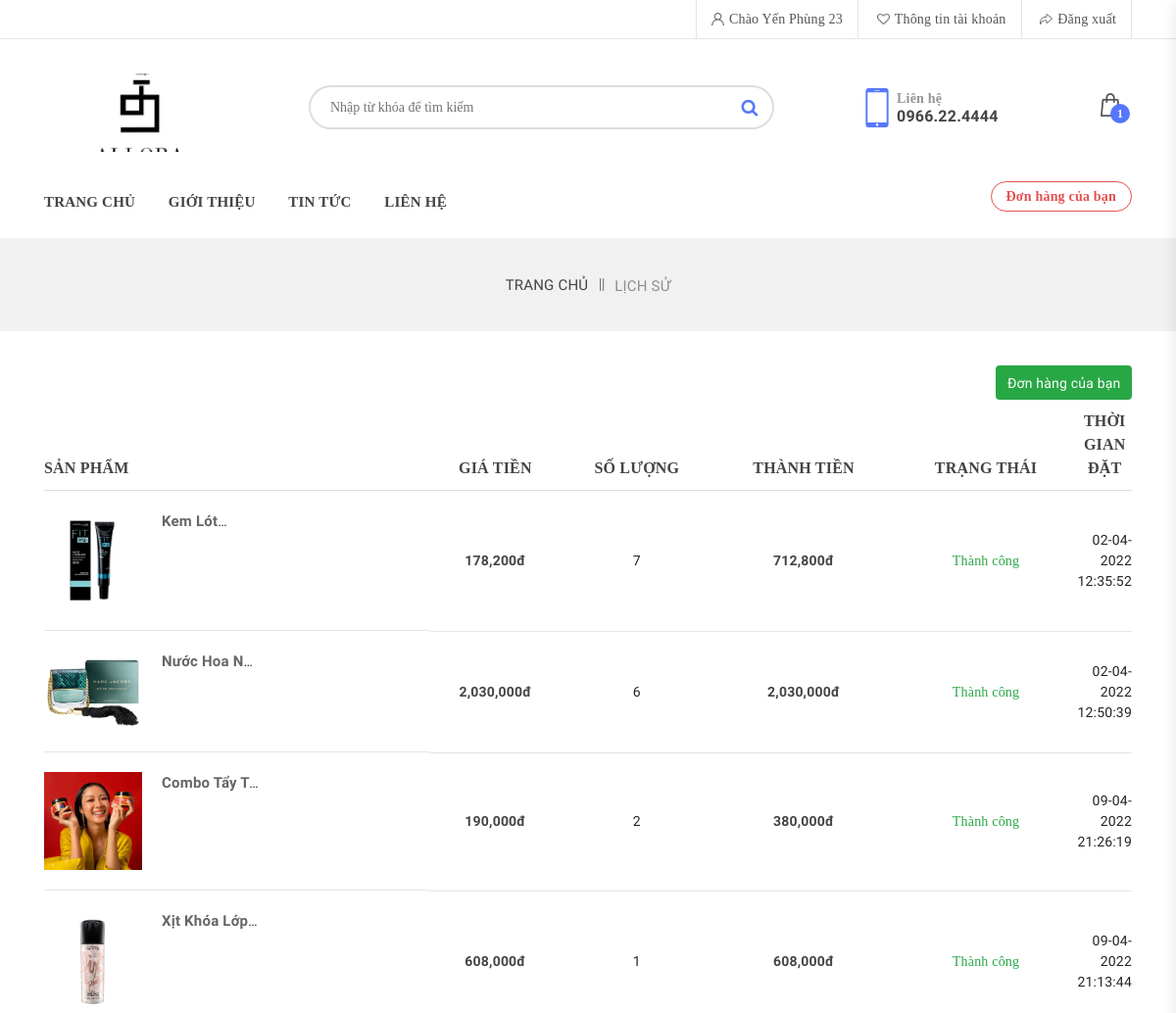
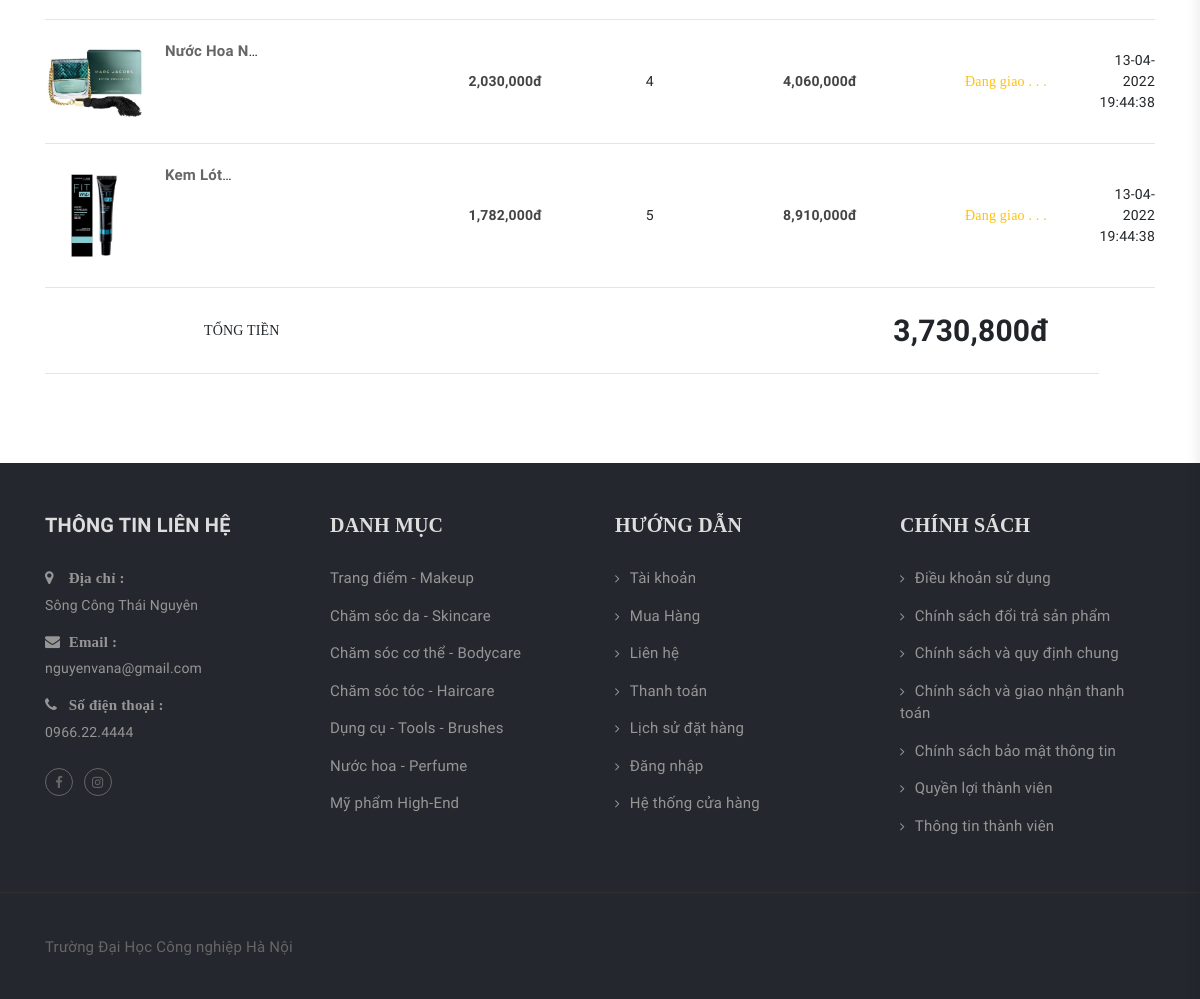
The page /webmypham/lichsu.php (signed in) on the database as committed earlier (2 pictures, top to bottom).
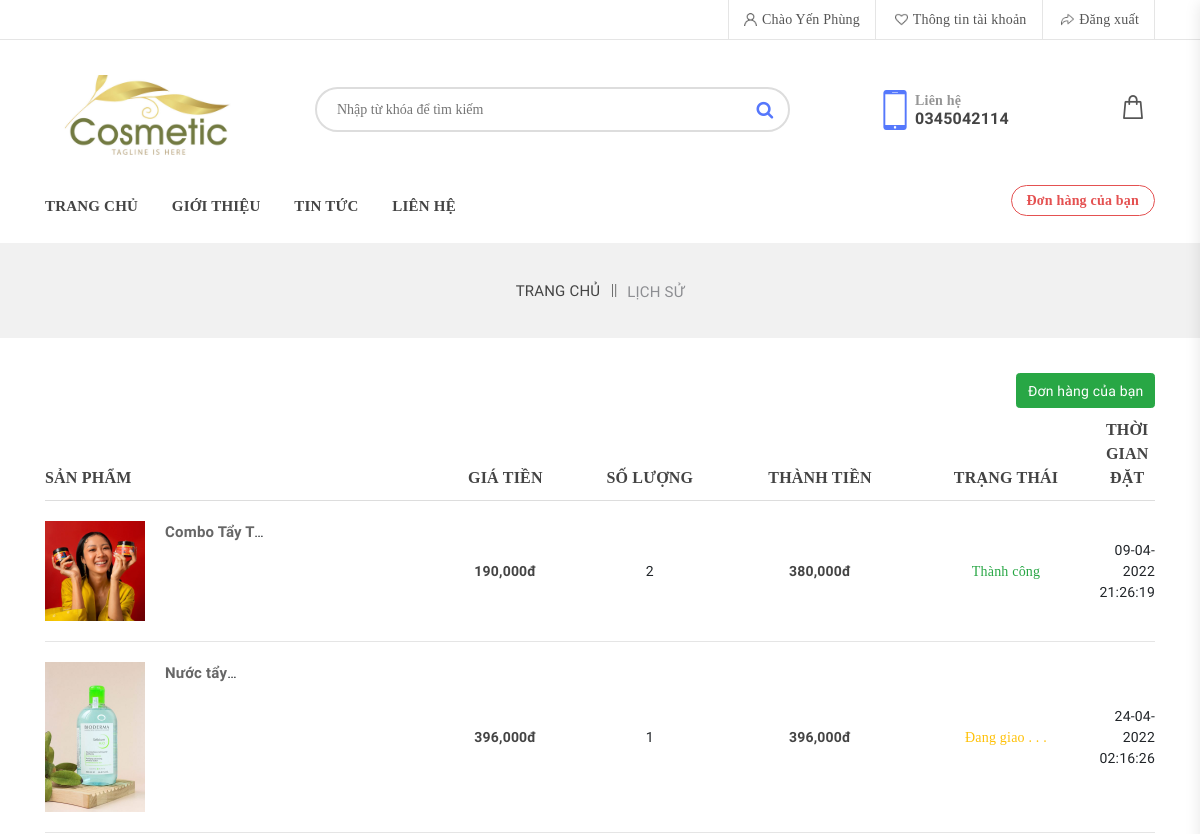
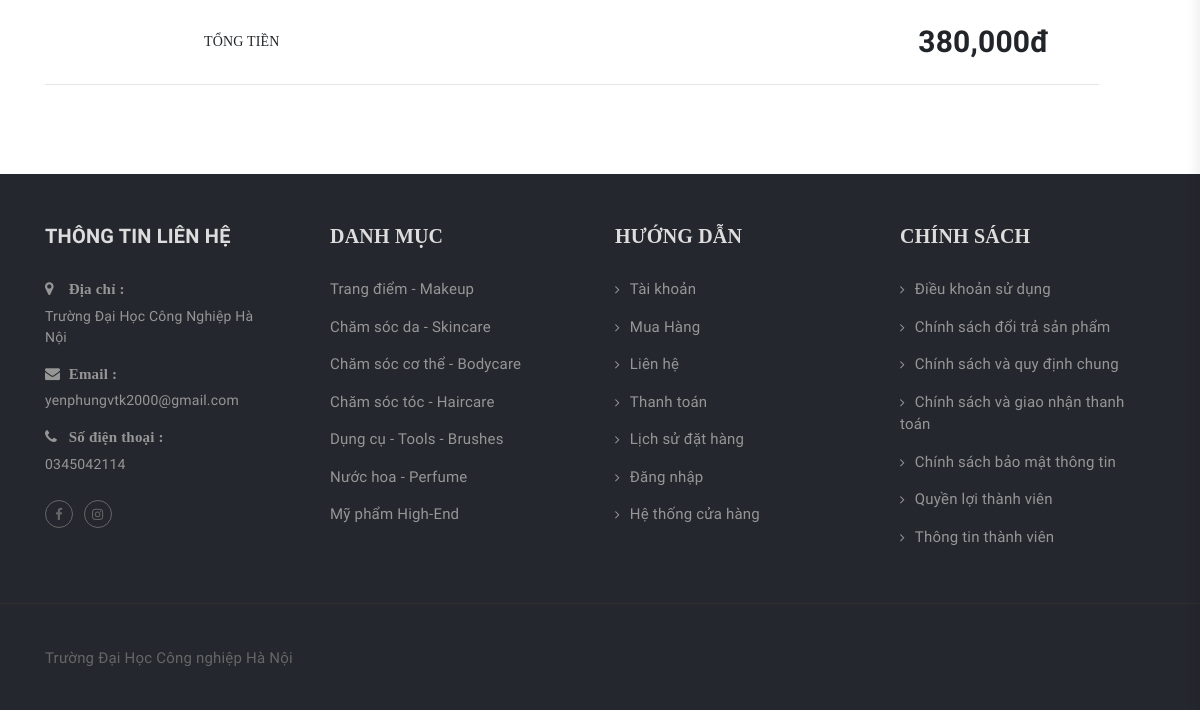
The same page on the database as committed later (2 pictures, top to bottom).
### tables this page shows
CREATE TABLE `taikhoan` (
  `id` int(11) NOT NULL,
  `taikhoan` varchar(55) NOT NULL,
  `matkhau` varchar(55) NOT NULL,
  `hoten` varchar(100) NOT NULL,
  `sdt` text NOT NULL,
  `anh` text NOT NULL,
  `phanquyen` int(11) NOT NULL DEFAULT 0
);

CREATE TABLE `website` (
  `id` int(11) NOT NULL,
  `logo` varchar(255) NOT NULL,
  `diachi` text NOT NULL,
  `slogan` text NOT NULL,
  `sdt` text NOT NULL,
  `email` text NOT NULL
);

CREATE TABLE `donhang` (
  `id` int(11) NOT NULL,
  `id_sanpham` int(11) NOT NULL,
  `id_taikhoan` int(11) NOT NULL,
  `gia` int(11) NOT NULL,
  `soluong` int(11) NOT NULL,
  `tongtien` int(11) NOT NULL,
  `anh1` text NOT NULL,
  `status` int(11) NOT NULL,
  `diachi` text DEFAULT NULL,
  `thoigian` text DEFAULT NULL
);

CREATE TABLE `sanpham` (
  `id` int(11) NOT NULL,
  `id_danhmuc` int(11) NOT NULL,
  `masx` int(11) NOT NULL,
  `ten` varchar(255) NOT NULL,
  `gia` int(11) NOT NULL,
  `giakm` int(11) NOT NULL,
  `anh1` text NOT NULL,
  `anh2` text NOT NULL,
  `anh3` text NOT NULL,
  `chitiet` text NOT NULL,
  `luotxem` int(11) NOT NULL
);

CREATE TABLE `danhmuc` (
  `id` int(11) NOT NULL,
  `danhmuc` varchar(255) NOT NULL
);

### webmypham/admin/connect.php (called while the page is built, shortened)
<?php
function selectAll($sql)
{
    $result = $GLOBALS['conn']->query($sql);
    return $result;
}
function rowCount($sql){
    $result =  $GLOBALS['conn']->query($sql);
    return $result->rowCount();
}
?>

### webmypham/lichsu.php (the view, shortened to what the changed rows need)
<?php
    include './admin/connect.php';
?>
<!doctype html>
<html class="no-js" lang="zxx">
<head>
        <link rel="stylesheet" href="./css/assets/bootstrap.min.css">
        <link rel="stylesheet" href="./css/assets/font-awesome.min.css">
        <link rel="stylesheet" href="./css/assets/animate.css">
        <link rel="stylesheet" href="./css/assets/owl.carousel.min.css">
        <link rel="stylesheet" href="./css/assets/normalize.css">
        <link rel="stylesheet" href="./css/style.css">
        <link rel="stylesheet" href="./css/assets/responsive.css">
    </head>
        <?php
            include 'header.php';
        ?>
        <section class="shopping-cart">
            <div class="container">
                <?php
                 if (isset($_COOKIE["user"])) {
                    $taikhoan = $_COOKIE["user"];
                    foreach (selectAll("SELECT * FROM taikhoan WHERE taikhoan='$taikhoan'") as $row) {
                        $idtaikhoan = $row['id'];
                    }
                ?>
                <form class="row" method="POST">
                    <div class="col-md-12">
                        <div class="cart-table table-responsive">
                                <?php
                                if (rowCount("SELECT * FROM donhang WHERE id_taikhoan=$idtaikhoan && status!=0") > 0) {
                                    ?>
                                    <table class="table">
                                    <thead>
                                        <tr>
                                            <th class="t-pro">Sản Phẩm</th>
                                            <th class="t-price">Giá Tiền</th>
                                            <th class="t-qty">Số lượng</th>
                                            <th class="t-total">Thành tiền</th>
                                            <th class="t-total">Trạng thái</th>
                                            <th class="t-rem">Thời gian đặt</th>
                                        </tr>
                                    </thead>
                                    <tbody>
                                    <?php
                                    foreach (selectAll("SELECT * FROM donhang WHERE id_taikhoan=$idtaikhoan && status!=0") as $item) {
                                        ?>
                                            <tr>
                                                <td class="t-pro d-flex">
                                                    <div class="t-img">
                                                        <a href="#"><img src="./images/<?= $item['anh1'] ?>" width="100" alt=""></a>
                                                    </div>
                                                    <div class="t-content">
                                                        <?php
                                                            foreach (selectAll("SELECT * FROM sanpham WHERE id={$item['id_sanpham']}") as $row) {
                                                                ?>
                                                                    <p class="t-heading" title="<?= $row['ten'] ?>" style="max-width:100px;display:-webkit-box;-webkit-line-clamp:1;-webkit-box-orient: vertical;overflow: hidden;text-overflow: ellipsis;word-break: break-word;"><a href="chitiet.php?id=<?= $row['id'] ?>"><?= $row['ten'] ?></a></p>
                                                                <?php
                                                            }
                                                        ?>
                                                    </div>
                                                </td>
                                                <td class="t-price"><p><?= number_format($item['gia']) ?>đ</p></td>
                                                <td class="t-qty">
                                                    <div class="qty-box">
                                                        <div class="buttons_added">
                                                            <p><?= $item['soluong'] ?></p>
                                                        </div>
                                                    </div>
                                                </td>
                                                <td class="t-total"><p><?= number_format($item['tongtien']) ?>đ</p></td>
                                                <td>
                                                    <?= $item['status']==1?'<span class="text-warning">Đang giao . . .</span>':'<span class="text-success">Thành công</span>' ?>
                                                </td>
                                                <td>
                                                    <p><?= $item['thoigian'] ?></p>
                                                </td>
                                            </tr>
                                            <?php
                                    }
                                    ?>
                                    <tr>
                                                <td colspan="4">
                                                <p style="padding-right:50px;font-weight:bold;font-size:30px;">
                                                    <?php
                                                        foreach (selectAll("SELECT SUM(tongtien) FROM donhang WHERE id_taikhoan=$idtaikhoan && status=2") as $item) {
                                                            $tongtien = $item['SUM(tongtien)'];
                                                            echo number_format($tongtien)."đ";
                                                        }
                                                    ?>
                                                </p>
                                                </td>
                                            </tr>
                                        </tbody>
                                    </table>
                                </div>
                            </div>
                            </div>
                                            <?php
                                        }else{
                                            ?>
                                                <h2>Giỏ hàng của bạn đang trống</h2>
                                            <?php
                                        }
                                        ?>
                <?php
                }
                ?>
        </section>
        <?php
            include 'footer.php';
        ?>
    </body>
</html>

### webmypham/header.php (shortened to what the changed rows need)
<?php
    foreach (selectAll("SELECT * FROM website") as $item) {
        $sdt = $item['sdt'];
        $logo = $item['logo'];
    }
    ?>
            <section class="top-bar">
            <div class="container">
                <div class="row">
                    <div class="col-lg-6 col-md-8">
                        <div class="top-right text-right">
                                <?php
                                    if (isset($_COOKIE["user"])) {
                                        $taikhoan = $_COOKIE["user"];
                                        foreach (selectAll("SELECT * FROM taikhoan WHERE taikhoan='$taikhoan'") as $item) {
                                            $ten = $item['hoten'];
                                        }
                                        ?>
                                            <ul class="list-unstyled list-inline">
                                                <li class="list-inline-item"><a style="font-family: Tahoma;" href="#"><img src="images/user.png" alt="">Chào <?= $ten ?></a></li>
                                                <li class="list-inline-item"><a style="font-family: Tahoma;" href="thongtin.php"><img src="images/wishlist.png" alt="">Thông tin tài khoản</a></li>
                                                <li class="list-inline-item"><a style="font-family: Tahoma;" href="?checkout"><img src="images/checkout.png" alt="">Đăng xuất</a></li>
                                            </ul>
                                        <?php
                                    }
                                ?>
                        </div>
                    </div>
                </div>
            </div>
        </section>
        <section class="logo-area">
            <div class="container">
                <div class="row">
                    <div class="col-md-3">
                        <div class="logo">
                            <a href="index.php"><img style="width:200px;height:80px;object-fit:cover; margin: 0px;" src="./images/<?= $logo ?>" alt=""></a>
                        </div>
                    </div>
                    <div class="col-md-4">
                        <div class="carts-area d-flex">
                            <div class="call-box d-flex">
                                <div class="call-content">
                                    <span>Liên hệ</span>
                                    <p><?= $sdt ?></p>
                                </div>
                            </div>
                            <div class="cart-box ml-auto text-center">
                                <a href="#" class="cart-btn">
                                    <img src="images/cart.png" alt="cart">
                                    <?php
                                        if (isset($_COOKIE["user"])) {
                                            $taikhoan = $_COOKIE["user"];
                                            foreach (selectAll("SELECT * FROM taikhoan WHERE taikhoan ='$taikhoan'") as $item) {
                                                $id_nguoidung = $item['id'];
                                            }
                                            if (rowCount("SELECT * FROM donhang WHERE id_taikhoan=$id_nguoidung && status=0")>0) {
                                                ?>
                                                <span><?= rowCount("SELECT * FROM donhang WHERE id_taikhoan=$id_nguoidung && status=0") ?></span>
                                                <?php
                                            }
                                        }
                                    ?>
                                </a>
                            </div>
                        </div>
                    </div>
                </div>
            </div>
        </section>
                    <?php
                        if (isset($_COOKIE["user"])) {
                            foreach (selectAll("SELECT * FROM donhang WHERE id_taikhoan=$id_nguoidung && status=0 ") as $item) {
                                ?>
                                            <?php
                                                foreach (selectAll("SELECT * FROM sanpham WHERE id={$item['id_sanpham']}") as $row) {
                                                    ?>
                                                        <p title="<?= $row['ten'] ?>" style="display:-webkit-box;-webkit-line-clamp:1;-webkit-box-orient: vertical;overflow: hidden;text-overflow: ellipsis;word-break: break-word;"><a href="chitiet.php?id=<?= $row['id'] ?>"><?= $row['ten'] ?></a></p>
                                                    <?php
                                                }
                                            ?>
                                <?php
                            }
                        }
                    ?>

### webmypham/footer.php (shortened to what the changed rows need)
<?php
    foreach (selectAll("SELECT * FROM website") as $item) {
        $diachi = $item['diachi'];
        $sdt = $item['sdt'];
        $email = $item['email'];
    }
    ?>
    <section class="footer-top">
            <div class="container">
                <div class="row">
                    <div class="col-md-3">
                        <div class="f-contact">
                            <div class="f-add">
                                <i class="fa fa-map-marker"></i>
                                <span>Địa chỉ :</span>
                                <p><?= $diachi ?></p>
                            </div>
                            <div class="f-email">
                                <i class="fa fa-envelope"></i>
                                <span>Email :</span>
                                <p><?= $email ?></p>
                            </div>
                            <div class="f-phn">
                                <i class="fa fa-phone"></i>
                                <span>Số điện thoại :</span>
                                <p><?= $sdt ?></p>
                            </div>
                        </div>
                    </div>
                    <div class="col-md-3">
                        <div class="f-cat">
                            <ul class="list-unstyled">
                                <?php
                                    foreach (selectAll("SELECT * FROM danhmuc LIMIT 7") as $item) {
                                        ?>
                                            <li><a href="danhmuc.php?id=<?= $item['id'] ?>"><?= $item['danhmuc'] ?></a></li>
                                        <?php
                                    }
                                ?>
                            </ul>
                        </div>
                    </div>
                </div>
            </div>
    </section>

Rows that differ between the two databases and show on the page:
removed donhang: anh1 (picture), gia "178,200", soluong "7", tongtien "712,800", status "Thành công", thoigian "02-04-2022 12:35:52"
no longer on this page (row edited): sanpham: ten "Kem…"
removed donhang: anh1 (picture), gia "2,030,000", soluong "6", tongtien "2,030,000", status "Thành công", thoigian "02-04-2022 12:50:39"
no longer on this page (row edited): sanpham: ten "Nước Hoa…"
removed donhang: anh1 (picture), gia "608,000", soluong "1", tongtien "608,000", status "Thành công", thoigian "09-04-2022 21:13:44"
removed sanpham: ten "Xịt Khóa…", shown under "608,000"
removed donhang: anh1 (picture), gia "2,030,000", soluong "4", tongtien "4,060,000", status "Đang giao . . .", thoigian "13-04-2022 19:44:38"
removed donhang: anh1 (picture), gia "1,782,000", soluong "5", tongtien "8,910,000", status "Đang giao . . .", thoigian "13-04-2022 19:44:38"
changed taikhoan: hoten "Yến Phùng 23" → "Yến Phùng"
changed website: logo: a different picture; sdt "0966.22.4444" → "0345042114"; diachi "Sông Công Thái Nguyên" → "Trường Đại Học Công Nghiệp Hà Nội"; email "nguyenvana@gmail.com" → "yenphungvtk2000@gmail.com"
added donhang: anh1 (picture), gia "396,000", soluong "1", tongtien "396,000", status "Đang giao . . .", thoigian "24-04-2022 02:16:26"
added sanpham: ten "Nước…", shown under "396,000"
Other text that changed with them:
new list line: "380,000 đ"
text no longer shown: "1"
list line gone: "3,730,800 đ"
